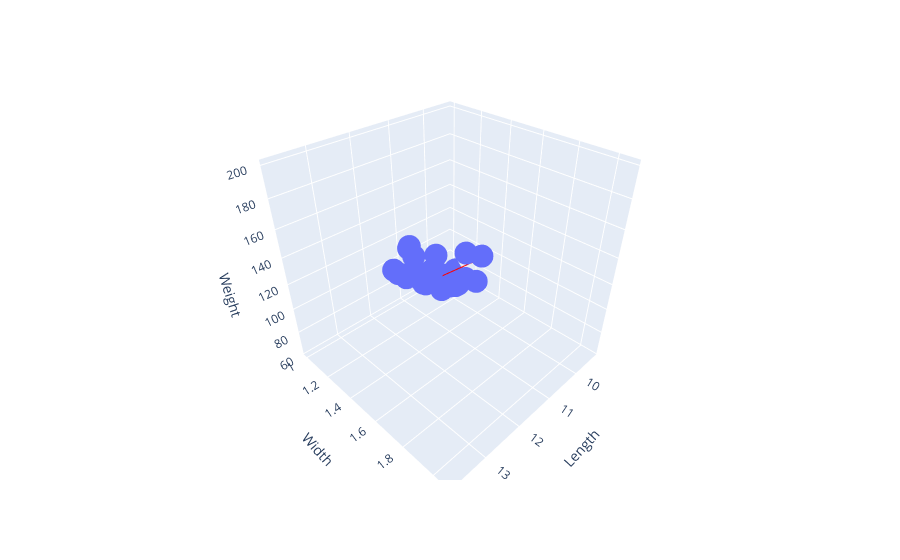

The notebook cell saved with this chart:
### Code cell
import plotly.express as px

fig = px.scatter_3d(data_frame=df, x='Length', y='Width', z='Weight')
fig.add_trace(px.line_3d(x=np.linspace(10, 13), y=np.linspace(1, 2), z=-201.17285 + 20.11287 * np.linspace(10, 13) + 63.58511 * np.linspace(1, 2)).update_traces(line={'color': 'red'}).data[0])
fig
